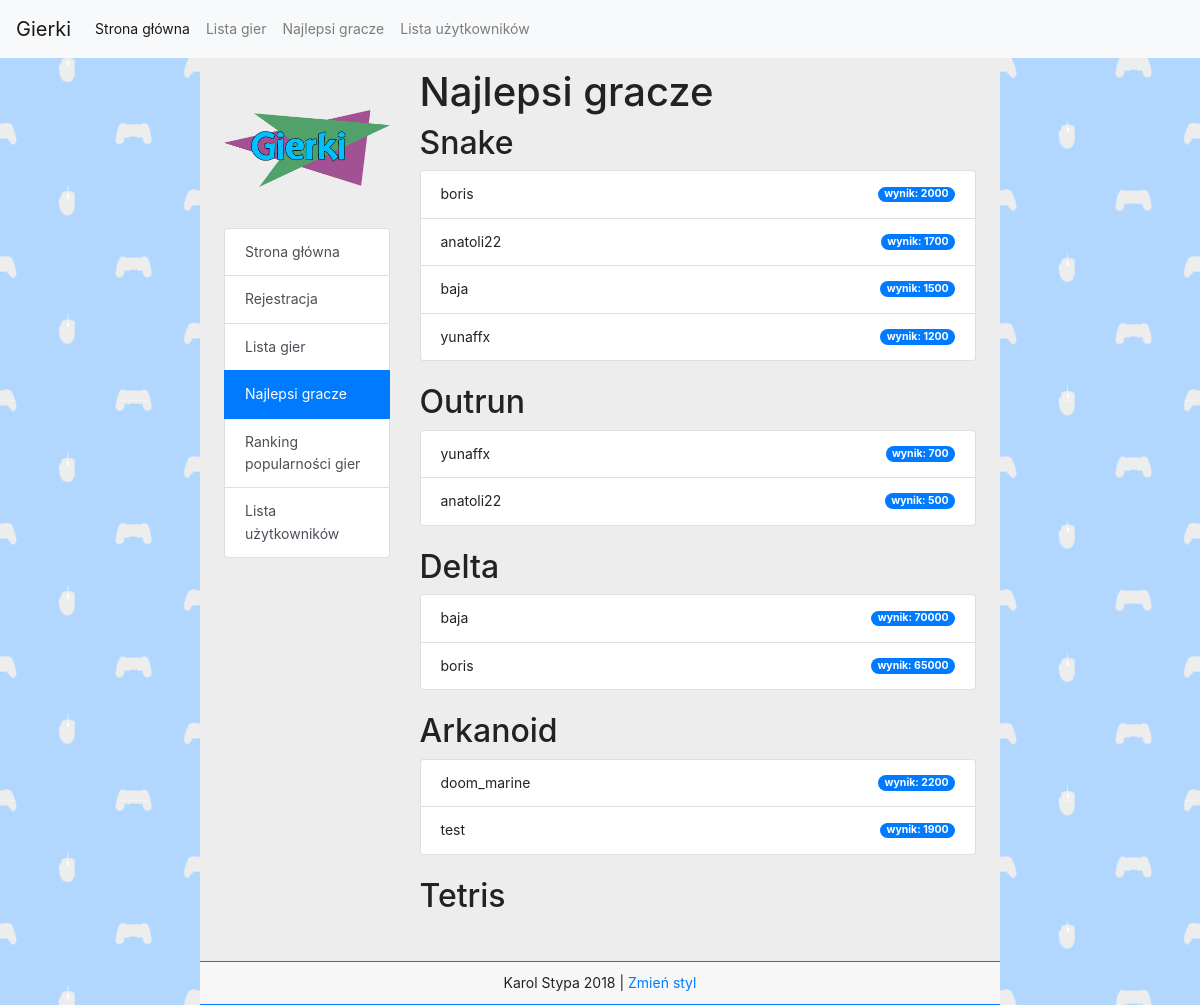
The page /highscores.php on the database as committed earlier.
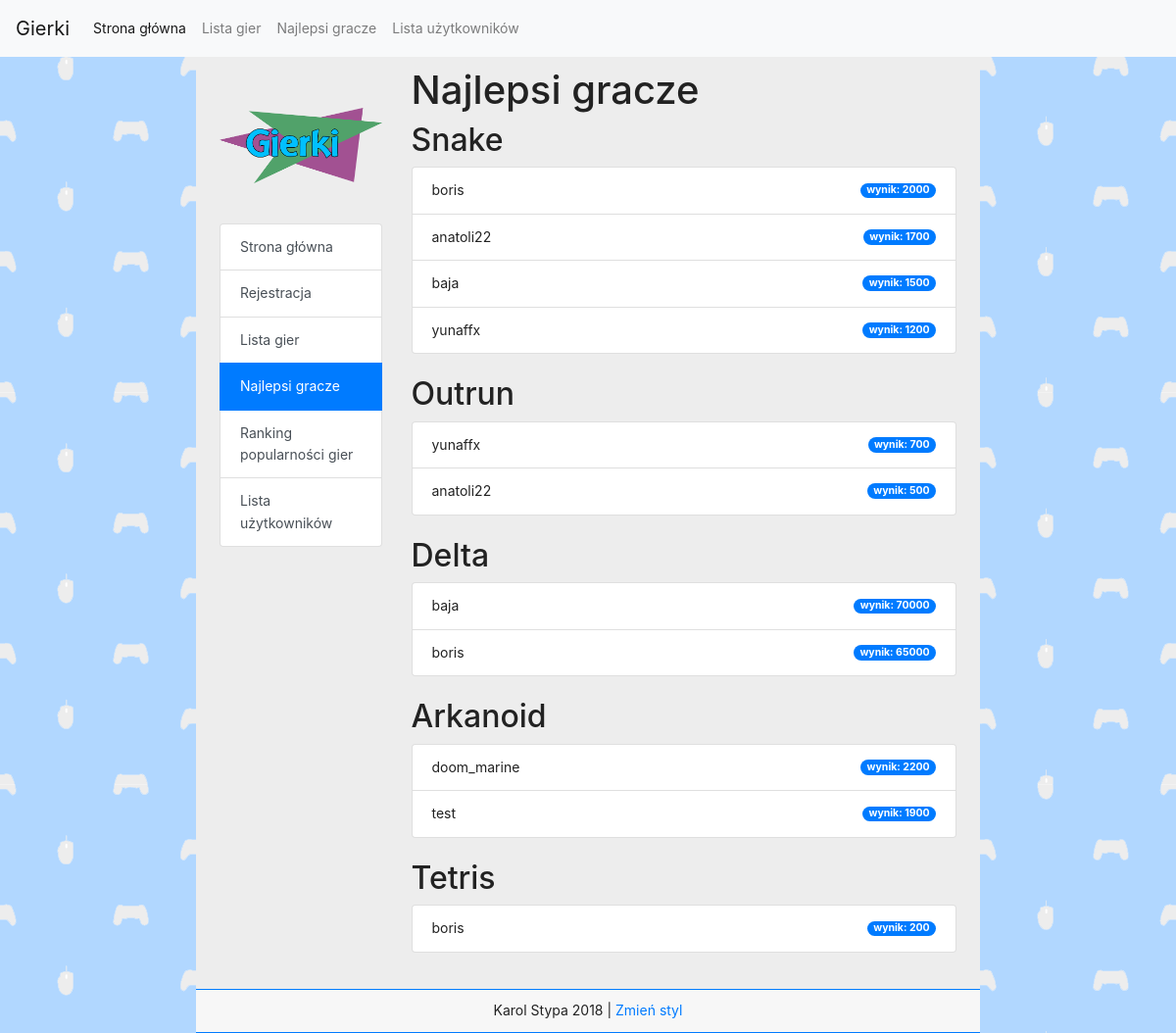
The same page on the database as committed later.
### tables this page shows
CREATE TABLE `scores` (
  `id` int(11) NOT NULL,
  `game_id` int(11) NOT NULL,
  `user_id` int(11) NOT NULL,
  `timestamp` timestamp NOT NULL DEFAULT CURRENT_TIMESTAMP ON UPDATE CURRENT_TIMESTAMP,
  `score` int(11) NOT NULL
);

CREATE TABLE `users` (
  `id` int(11) NOT NULL,
  `login` varchar(255) NOT NULL,
  `password` varchar(255) NOT NULL,
  `email` varchar(255) NOT NULL,
  `group_id` int(11) NOT NULL,
  `registered` int(11) NOT NULL,
  `last_login` int(11) NOT NULL,
  `ip` varchar(15) NOT NULL,
  `style` int(11) NOT NULL
);

### highscores.php (the view, shortened to what the changed rows need)
<?php
	require_once "session.php";
	if (!isset($_SESSION['loggedin'])) {
		$style = 0;
		$listcolor = "";
		$badgecolor = "badge-primary";
	}
?>
<!DOCTYPE html>
<html>
	<head>
		<link rel="stylesheet" href="https://maxcdn.bootstrapcdn.com/bootstrap/4.0.0-beta.2/css/bootstrap.min.css">
		<?php
		if($style == 1) {
			echo '<link rel="stylesheet" href="./css/style-dark.css">';
		}
		else {
			echo '<link rel="stylesheet" href="./css/style.css">';
		}
		?>
	</head>
	<body>
		<div class="container col-md-8 px-4 main">
			<div class="row">
					<div class="col-md-9">
						<h1>Najlepsi gracze</h1>
						<h2>Snake</h2>
						<?php
						$score_query = "SELECT A.score, B.login as username
						FROM scores A
						Join users B
						on B.id = A.user_id
						WHERE A.game_id = 1
						ORDER BY A.score DESC";
						$score_result = mysql_query($score_query);
						echo '<ul class="list-group">';
						while($row = mysql_fetch_assoc($score_result)) {
							echo '<li class="list-group-item '.$listcolor.' d-flex justify-content-between align-items-center">
									'.$row['username'].'
									<span class="badge '.$badgecolor.' badge-pill">wynik: '.$row['score'].'</span>
								</li>';
						}
						echo '</ul>'
						?>
						<br>
						<h2>Outrun</h2>
						<?php
						$score_query = "SELECT A.score, B.login as username
						FROM scores A
						Join users B
						on B.id = A.user_id
						WHERE A.game_id = 2
						ORDER BY A.score DESC";
						$score_result = mysql_query($score_query);
						echo '<ul class="list-group">';
						while($row = mysql_fetch_assoc($score_result)) {
							echo '<li class="list-group-item '.$listcolor.' d-flex justify-content-between align-items-center">
									'.$row['username'].'
									<span class="badge '.$badgecolor.' badge-pill">wynik: '.$row['score'].'</span>
								</li>';
						}
						echo '</ul>'
						?>
						<br>
						<h2>Delta</h2>
						<?php
						$score_query = "SELECT A.score, B.login as username
						FROM scores A
						Join users B
						on B.id = A.user_id
						WHERE A.game_id = 3
						ORDER BY A.score DESC";
						$score_result = mysql_query($score_query);
						echo '<ul class="list-group">';
						while($row = mysql_fetch_assoc($score_result)) {
							echo '<li class="list-group-item '.$listcolor.' d-flex justify-content-between align-items-center">
									'.$row['username'].'
									<span class="badge '.$badgecolor.' badge-pill">wynik: '.$row['score'].'</span>
								</li>';
						}
						echo '</ul>'
						?>
						<br>
						<h2>Arkanoid</h2>
						<?php
						$score_query = "SELECT A.score, B.login as username
						FROM scores A
						Join users B
						on B.id = A.user_id
						WHERE A.game_id = 4
						ORDER BY A.score DESC";
						$score_result = mysql_query($score_query);
						echo '<ul class="list-group">';
						while($row = mysql_fetch_assoc($score_result)) {
							echo '<li class="list-group-item '.$listcolor.' d-flex justify-content-between align-items-center">
									'.$row['username'].'
									<span class="badge '.$badgecolor.' badge-pill">wynik: '.$row['score'].'</span>
								</li>';
						}
						echo '</ul>'
						?>
						<br>
						<h2>Tetris</h2>
						<?php
						$score_query = "SELECT A.score, B.login as username
						FROM scores A
						Join users B
						on B.id = A.user_id
						WHERE A.game_id = 5
						ORDER BY A.score DESC";
						$score_result = mysql_query($score_query);
						echo '<ul class="list-group">';
						while($row = mysql_fetch_assoc($score_result)) {
							echo '<li class="list-group-item '.$listcolor.' d-flex justify-content-between align-items-center">
									'.$row['username'].'
									<span class="badge '.$badgecolor.' badge-pill">wynik: '.$row['score'].'</span>
								</li>';
						}
						echo '</ul>'
						?>
						<br>
					</div>
				</div>
    </div>
  </body>
</html>

Rows that differ between the two databases and show on the page:
added scores: user.login "boris", score "200", shown under "Tetris"
